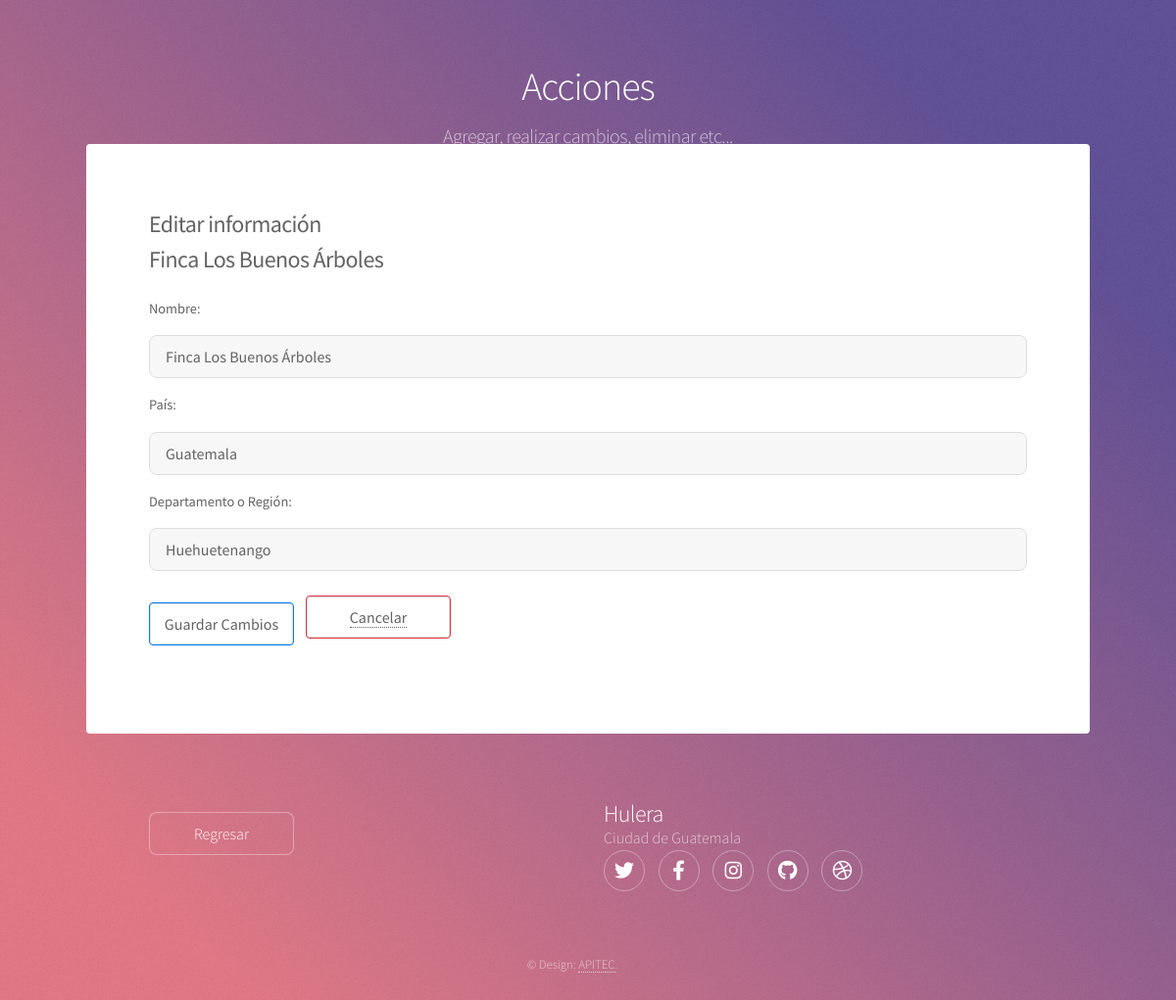
Page /estate/edit-land/2/ on the committed database.
### estate/models.py (models this page shows, shortened)
class Land(models.Model):
    name = models.CharField(max_length=100)
    country = models.CharField(max_length=100)
    region = models.CharField(max_length=100)

### estate/views.py (the view)
# urls.py: path('edit-land/<int:land_pk>/', views.edit_land, name='edit-land'),
def edit_land(request, land_pk):
    if request.method == 'POST':
        updated_land = Land.objects.get(pk=land_pk)
        updated_land.name = request.POST['name']
        updated_land.country = request.POST['country']
        updated_land.region = request.POST['region']
        updated_land.save()
        return HttpResponseRedirect(reverse('estate:actions', kwargs={'user_pk': land_pk}))
    elif request.method == 'GET':
        temlate = 'estate/edit_land.html'
        context = {
            'land': Land.objects.get(pk=land_pk),
            'user_pk': land_pk,
        }
        return render(request, temlate, context)
    return HttpResponse('No se puede atualizar')

### estate/templates/estate/edit_land.html (shortened to what this page needs)
<!DOCTYPE HTML>
{% load static %}
<html>
	<head>
        <link rel="stylesheet" href="https://stackpath.bootstrapcdn.com/bootstrap/4.3.1/css/bootstrap.min.css">
		<link rel="stylesheet" href="{% static 'assets/css/main.css' %}" />
	</head>
	<body class="is-preload">
			<div id="wrapper">
					<header id="header">
						<h1>Acciones</h1>
						<p>Agregar, realizar cambios, eliminar etc...</p>
					</header>
					<div id="main">
							<section id="content" class="main">
								<h2><strong>Editar información <br>{{ land.name }}</strong></h2>
                                <form action="{% url 'estate:edit-land' user_pk %}" method="POST">
                                  <div class="form-group">
                                    <label style="padding-top: 2em;">Nombre:</label>
                                    <input type="text" class="form-control" value="{{ land.name }}" name="name" placeholder="Nombre" required>
                                  </div>
                                  <div class="form-group">
                                    <label>País:</label>
                                    <input type="text" class="form-control" value="{{ land.country }}" name="country" placeholder="País" required>
                                  </div>
                                  <div class="form-group">
                                    <label>Departamento o Región:</label>
                                    <input type="text" class="form-control" value="{{ land.region }}" name="region" placeholder="Departamento o Región" required>
                                  </div>
                                  <button type="submit" class="btn btn-primary">Guardar Cambios</button>
                                </form>
                              <button type="submit" class="btn btn-danger" style="margin-top: -9.5em; margin-left: 10em;"><a href="{% url 'estate:actions' user_pk %}">Cancelar</a></button>
                            </section>
					</div>
					<footer id="footer">
						<section>
							<ul class="actions">
                                <br><li><a href="{% url 'estate:actions' user_pk %}" class="button" style="margin-top: 1em;">Regresar</a></li>
							</ul>
						</section>
						<section>
							<h2>Hulera</h2>
								<dd>Ciudad de Guatemala</dd>
							<ul class="icons">
								<li><a href="#" class="icon brands fa-twitter alt"><span class="label">Twitter</span></a></li>
								<li><a href="#" class="icon brands fa-facebook-f alt"><span class="label">Facebook</span></a></li>
								<li><a href="#" class="icon brands fa-instagram alt"><span class="label">Instagram</span></a></li>
								<li><a href="#" class="icon brands fa-github alt"><span class="label">GitHub</span></a></li>
								<li><a href="#" class="icon brands fa-dribbble alt"><span class="label">Dribbble</span></a></li>
							</ul>
						</section>
						<p class="copyright">&copy; Design: <a href="http://apitec.io/" target="_blank">APITEC</a>.</p>
					</footer>
			</div>
	</body>
</html>

### rows in the picture
Land: name "Finca Los Buenos Árboles", country "Guatemala", region "Huehuetenango"
